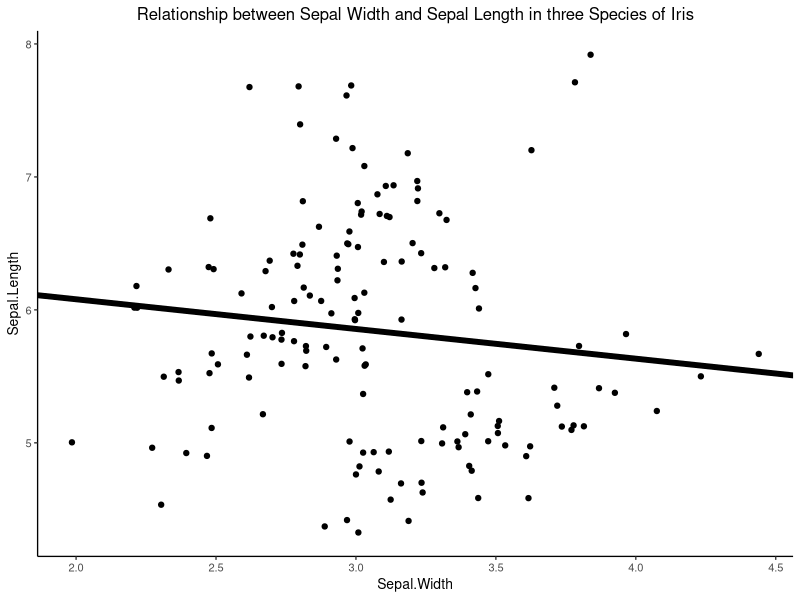
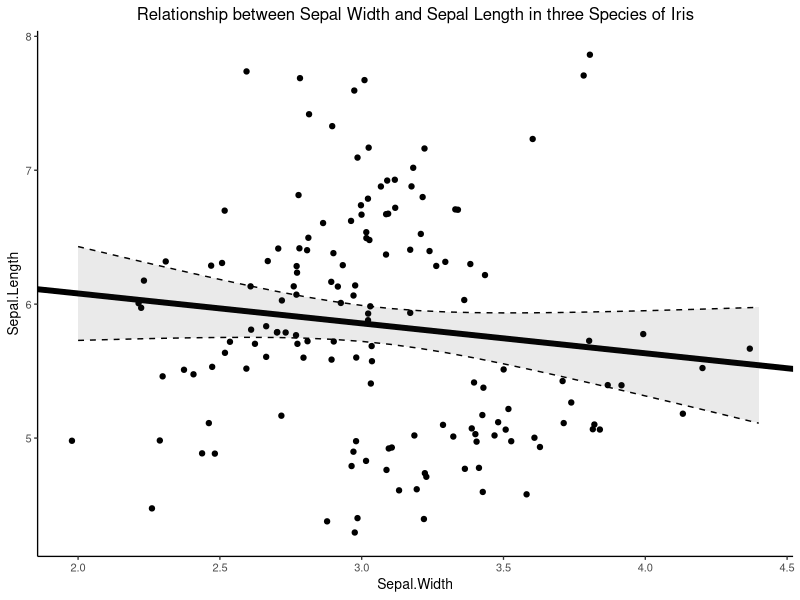

Reproduce these figures in R, in order.
## ---- chunk 1
library(tidyverse)
## ---- chunk 2
data(iris)
head(iris)
## ---- chunk 3

a <- iris %>% 
  split(.$Species) %>% 
  map(summary) %>% 
  map(as.data.frame) %>% 
  map(drop_na) %>% 
  bind_rows() %>% 
  separate(Freq, c('Statistic', 'Value'), ":") %>% 
  filter(!str_detect(Var2, 'Species')) %>% 
  mutate(Species = c(rep('setosa', times = 24), 
                     rep('versicolor', times = 24), 
                     rep('virginica', times = 24))) %>% 
  select(-Var1) %>% 
  rename(Variable = Var2) %>% 
  filter(!str_detect(Statistic, 'Qu'))

iris_table <- iris %>% 
  group_by(Species) %>% 
  summarise(across(everything(), list(min = min,
                         max = max, 
                         mean = mean,
                         median = median))) %>% 
  pivot_longer(-Species, values_to = 'Value') %>% 
  separate(name, c('Tissue', 'Statistic'), sep = "_") %>% 
  
  # style down here
  mutate(Tissue = str_replace(Tissue, '[.]', ' ')) %>% 
  mutate(Species =  paste0('I. ', Species)) %>% 
  mutate(Value = round(Value, digits = 1))

#b <- iris %>% 
#  pivot_longer(-Species) %>% 
#  split(list(.$Species, .$name))  %>% 
#  map(summary)

knitr::kable(iris_table) 
## ---- chunk 4
model_summary <- summary(lm(Sepal.Length ~ Sepal.Width, data = iris))
model_summary_statistics <- tibble("intercept" = model_summary$coefficients[1,1],
                                   "slope"     = model_summary$coefficients[2,1],
                                   "p_value"   = model_summary$coefficients[2,4],
                                   "r_squared"  = model_summary$r.squared)    
model_summary_statistics
mssT <- model_summary_statistics %>% 
  mutate(across(where(is.numeric), ~ round(.x, digits = 3)))

knitr::kable(mssT, 
             col.names = c('Intercept', 'Slope','p-Value','R$^2$'),
             align = "cccc",
             caption = "Results of a linear model with one continuous predictor and response"
             )
## ---- chunk 5

ggplot(iris, aes(x = Sepal.Width, y = Sepal.Length))+
  geom_jitter()+
  geom_abline(intercept = model_summary$coefficients[1,1], 
              slope = model_summary$coefficients[2,1], size = 2) +
  theme_classic(base_size = 10) +
  labs(title = 'Relationship between Sepal Width and Sepal Length in three Species of Iris') +
  theme(plot.title = element_text(hjust = 0.5))
## ---- chunk 6
model <- lm(Sepal.Length ~ Sepal.Width, data = iris)
conf_int <- as.data.frame(predict(model, interval = "confidence"))
data <- cbind(conf_int, iris)

ggplot(data, aes(x = Sepal.Width, y = Sepal.Length))+
  geom_jitter()+
  geom_abline(intercept = model_summary$coefficients[1,1], 
              slope = model_summary$coefficients[2,1], size = 2) +
  theme_classic(base_size = 10)+ 
  geom_line(aes(y = lwr), color = "black", linetype = "dashed") +
  geom_line(aes(y = upr), color = "black", linetype = "dashed") +
  geom_ribbon(aes(ymin=lwr, ymax=upr), alpha=0.1) +
  labs(title = 'Relationship between Sepal Width and Sepal Length in three Species of Iris') +
  theme(plot.title = element_text(hjust = 0.5))
  
